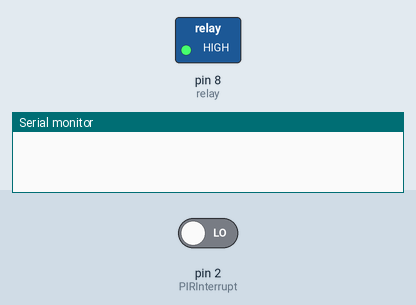
Recording of a sketch running on a simulated Arduino Uno, built with avr-gcc and run on an emulated ATmega328P. Shown: switched loads named in the sketch (green lamp = pin HIGH), the last lines printed to the serial monitor. Inputs (shaded band) come from the test bench; at power-on: pin 2 (PIRInterrupt) LOW.

Above: at 1.2 s.
1.3 s: pin 2 (PIRInterrupt) driven HIGH
At 2.2 s:
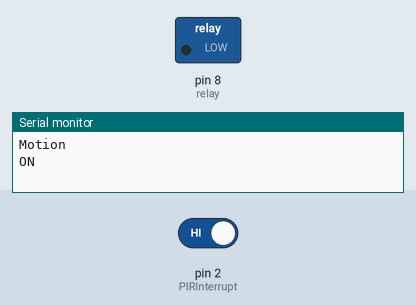
Timing chart, 0 to 12.8 s (numbered marks = the images above; inputs shaded):
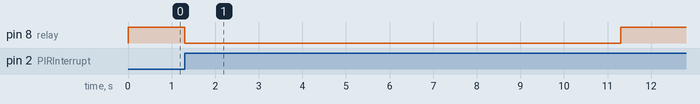

Measured:
- after the input at 1.3 s, pin 8 (relay): HIGH → LOW at once, → HIGH 10.0 s later

The sketch:

nightlightsecurity.ino
```cpp
int relay = 8;
volatile byte relayState = LOW;

// PIR Motion Sensor is connected to D2.
int PIRInterrupt = 2;

// LDR pin is connected to Analog 0
int LDRPin = A0;
// LDR value is stored on LDR reading
int LDRReading;
// LDR Threshold value
int LDRThreshold = 300;

// Timer Variables
long lastDebounceTime = 0;
long debounceDelay = 10000;

void setup() {
  // Pin for relay module set as output
  pinMode(relay, OUTPUT);
  digitalWrite(relay, HIGH);
  // PIR motion sensor set as an input
  pinMode(PIRInterrupt, INPUT);
  // Triggers detectMotion function on rising mode to turn the relay on, if the condition is met
  attachInterrupt(digitalPinToInterrupt(PIRInterrupt), detectMotion, RISING);
  // Serial communication for debugging purposes
  Serial.begin(9600);
}

void loop() {
  // If 10 seconds have passed, the relay is turned off
  if((millis() - lastDebounceTime) > debounceDelay && relayState == HIGH){
    digitalWrite(relay, HIGH);
    relayState = LOW;
    Serial.println("OFF");
  }
  delay(50);
}

void detectMotion() {
  Serial.println("Motion");
  LDRReading = analogRead(LDRPin);
  // LDR Reading value is printed on serial monitor, useful to get your LDRThreshold
  //Serial.println(LDRReading);
  // Only turns the Relay on if the LDR reading is higher than the LDRThreshold
  if(LDRReading > LDRThreshold){
    if(relayState == LOW){
      digitalWrite(relay, LOW);
    }
    relayState = HIGH;
    Serial.println("ON");
    lastDebounceTime = millis();
  }
}
```
